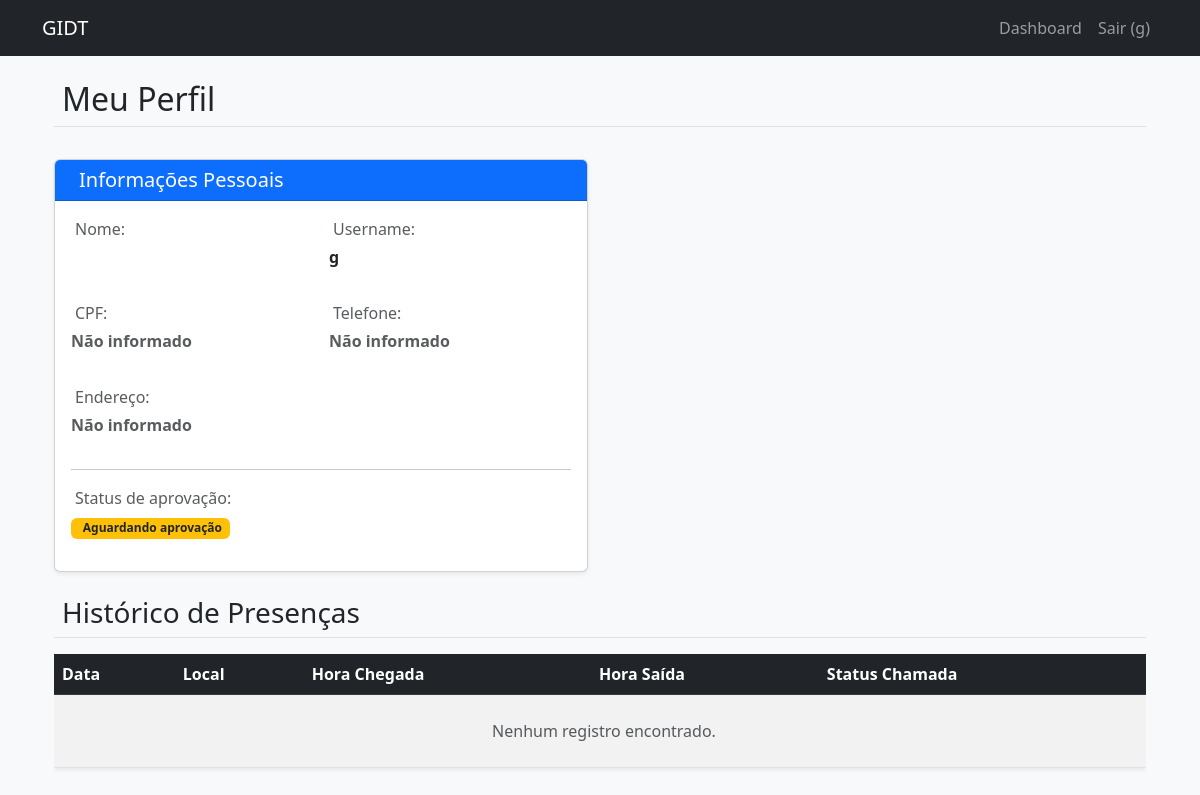
The page /dashboard/ (signed in) on the database as committed earlier.
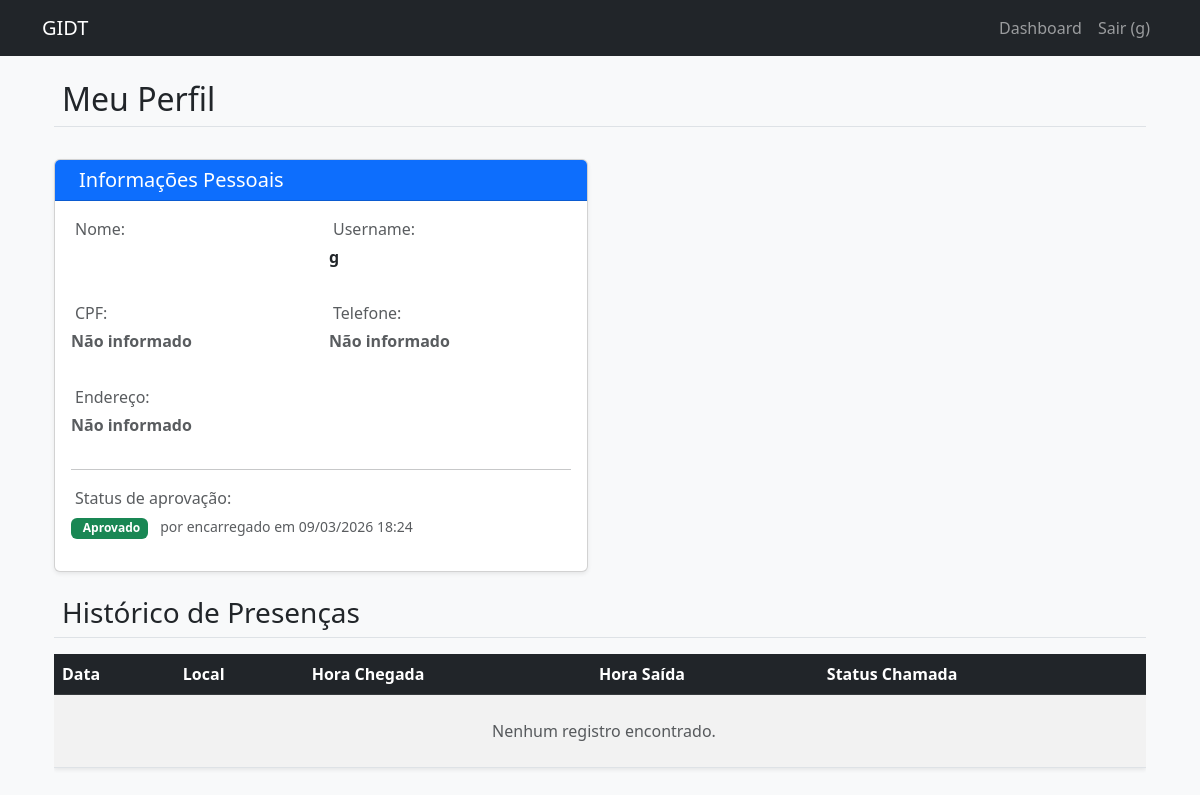
The same page on the database as committed later.
### gestao/models.py (models this page shows, shortened)
class User(AbstractUser):
    ROLE_CHOICES = (
        ('gestor', 'Gestor'),
        ('gerente', 'Gerente'),
        ('encarregado', 'Encarregado'),
        ('usuario', 'Usuário'),
        ('administrador', 'Administrador'),
    )
    role = models.CharField(max_length=20, choices=ROLE_CHOICES, default='usuario')
    cpf = models.CharField(max_length=14, unique=True, null=True, blank=True)
    telefone = models.CharField(max_length=20, blank=True)
    endereco = models.TextField(blank=True)
    aprovado = models.BooleanField(default=False)
    aprovado_por = models.ForeignKey('self', on_delete=models.SET_NULL, null=True, blank=True, related_name='aprovados')
    aprovado_em = models.DateTimeField(null=True, blank=True)
    pix = models.CharField(max_length=50, blank=True)
    setor = models.CharField(max_length=100, blank=True, null=True, help_text="Nome ou código do setor")
    filial = models.CharField(max_length=100, blank=True, null=True, help_text="Nome ou código da filial")

### gestao/views/Vencarregado.py (the view, shortened to what this page needs)
# urls.py: path('dashboard/', dashboard, name='dashboard'),
@login_required
def dashboard(request):
    role = request.user.role
    if role == 'encarregado':
        return dashboard_encarregado(request)
    else:  # usuario
        return render(request, 'usuario/perfil.html')

### templates/usuario/perfil.html (shortened to what the changed rows need)
{% extends "base.html" %}
{% load static %}
{% block content %}
<div class="container mt-4">
    <div class="row mb-4">
        <div class="col">
            <h2 class="border-bottom pb-2">
                Meu Perfil
            </h2>
        </div>
    </div>
    <div class="row mb-4">
        <div class="col-md-8 col-lg-6">
            <div class="card shadow-sm">
                <div class="card-body">
                    <div class="row g-3">
                        <div class="col-sm-6">
                            <p class="mb-1 text-muted">Username:</p>
                            <p class="fw-bold">{{ user.username }}</p>
                        </div>
                        <div class="col-sm-6">
                            <p class="fw-bold">{{ user.cpf|default:"<span class='text-muted'>Não informado</span>" }}</p>
                        </div>
                        <div class="col-sm-6">
                            <p class="fw-bold">{{ user.telefone|default:"<span class='text-muted'>Não informado</span>" }}</p>
                        </div>
                        <div class="col-12">
                            <p class="fw-bold">{{ user.endereco|default:"<span class='text-muted'>Não informado</span>" }}</p>
                        </div>
                    </div>
                    <div class="row">
                        <div class="col">
                            <p>
                                {% if user.aprovado %}
                                    <span class="badge bg-success">Aprovado</span>
                                    <small class="text-muted ms-2">
                                        por {{ user.aprovado_por.first_name }} em {{ user.aprovado_em|date:"d/m/Y H:i" }}
                                    </small>
                                {% else %}
                                    <span class="badge bg-warning text-dark">Aguardando aprovação</span>
                                {% endif %}
                            </p>
                        </div>
                    </div>
                </div>
            </div>
        </div>
    </div>
    <div class="row">
        <div class="col-12">
            <div class="table-responsive">
                <table class="table table-striped table-hover align-middle shadow-sm">
                    <thead class="table-dark">
                        <tr>
                            <th>Data</th>
                            <th>Local</th>
                            <th>Hora Chegada</th>
                            <th>Hora Saída</th>
                            <th>Status Chamada</th>
                        </tr>
                    </thead>
                </table>
            </div>
        </div>
    </div>
</div>
{% endblock %}

### templates/base.html (shortened to what this page needs)
<!DOCTYPE html>
<html lang="pt-br">
<head>
    <link href="https://cdn.jsdelivr.net/npm/bootstrap@5.3.0/dist/css/bootstrap.min.css" rel="stylesheet">
    <link rel="stylesheet" href="/static/css/style.css">
</head>
<body>
    <nav class="navbar navbar-expand-lg navbar-dark bg-dark">
        <div class="container">
            <a class="navbar-brand" href="{% url 'index' %}">GIDT</a>
            <div class="collapse navbar-collapse" id="navbarNav">
                <ul class="navbar-nav ms-auto">
                    {% if user.is_authenticated %}
                        <li class="nav-item">
                            <a class="nav-link" href="{% url 'dashboard' %}">Dashboard</a>
                        </li>
                        <li class="nav-item">
                            <a class="nav-link" href="{% url 'logout' %}">Sair ({{ user.first_name|default:user.username }})</a>
                        </li>
                    {% else %}
                        <li class="nav-item"><a class="nav-link" href="{% url 'login' %}">Login</a></li>
                    {% endif %}
                </ul>
            </div>
        </div>
    </nav>
    <main class="container mt-4">
        {% block content %}{% endblock %}
    </main>
</body>
</html>

Rows that differ between the two databases and show on the page:
changed User "Não informado": aprovado False → True (drawn); aprovado_por.first_name (not shown) → "encarregado"; aprovado_em (not shown) → "09/03/2026 18:24"
Other text that changed with them:
text no longer shown: "Aguardando aprovação"
text now shown: "Aprovado por em"
